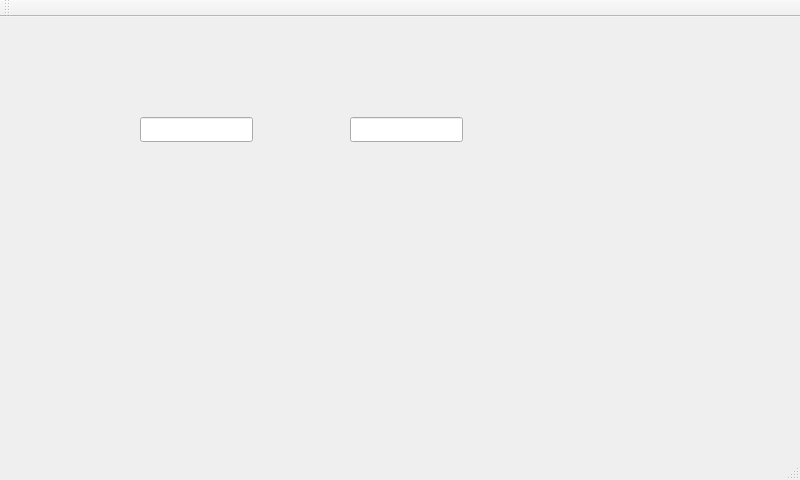
<?xml version="1.0" encoding="UTF-8"?>
<ui version="4.0">
 <class>MainWindow</class>
 <widget class="QMainWindow" name="MainWindow">
  <property name="geometry">
   <rect>
    <x>0</x>
    <y>0</y>
    <width>800</width>
    <height>480</height>
   </rect>
  </property>
  <property name="windowTitle">
   <string>MainWindow</string>
  </property>
  <widget class="QWidget" name="centralWidget">
   <widget class="QLineEdit" name="lineEdit">
    <property name="geometry">
     <rect>
      <x>140</x>
      <y>100</y>
      <width>113</width>
      <height>25</height>
     </rect>
    </property>
   </widget>
   <widget class="QLineEdit" name="lineEdit_2">
    <property name="geometry">
     <rect>
      <x>350</x>
      <y>100</y>
      <width>113</width>
      <height>25</height>
     </rect>
    </property>
   </widget>
  </widget>
  <widget class="QMenuBar" name="menuBar">
   <property name="geometry">
    <rect>
     <x>0</x>
     <y>0</y>
     <width>800</width>
     <height>22</height>
    </rect>
   </property>
  </widget>
  <widget class="QToolBar" name="mainToolBar">
   <attribute name="toolBarArea">
    <enum>TopToolBarArea</enum>
   </attribute>
   <attribute name="toolBarBreak">
    <bool>false</bool>
   </attribute>
  </widget>
  <widget class="QStatusBar" name="statusBar"/>
 </widget>
 <layoutdefault spacing="6" margin="11"/>
 <resources/>
 <connections/>
</ui>
